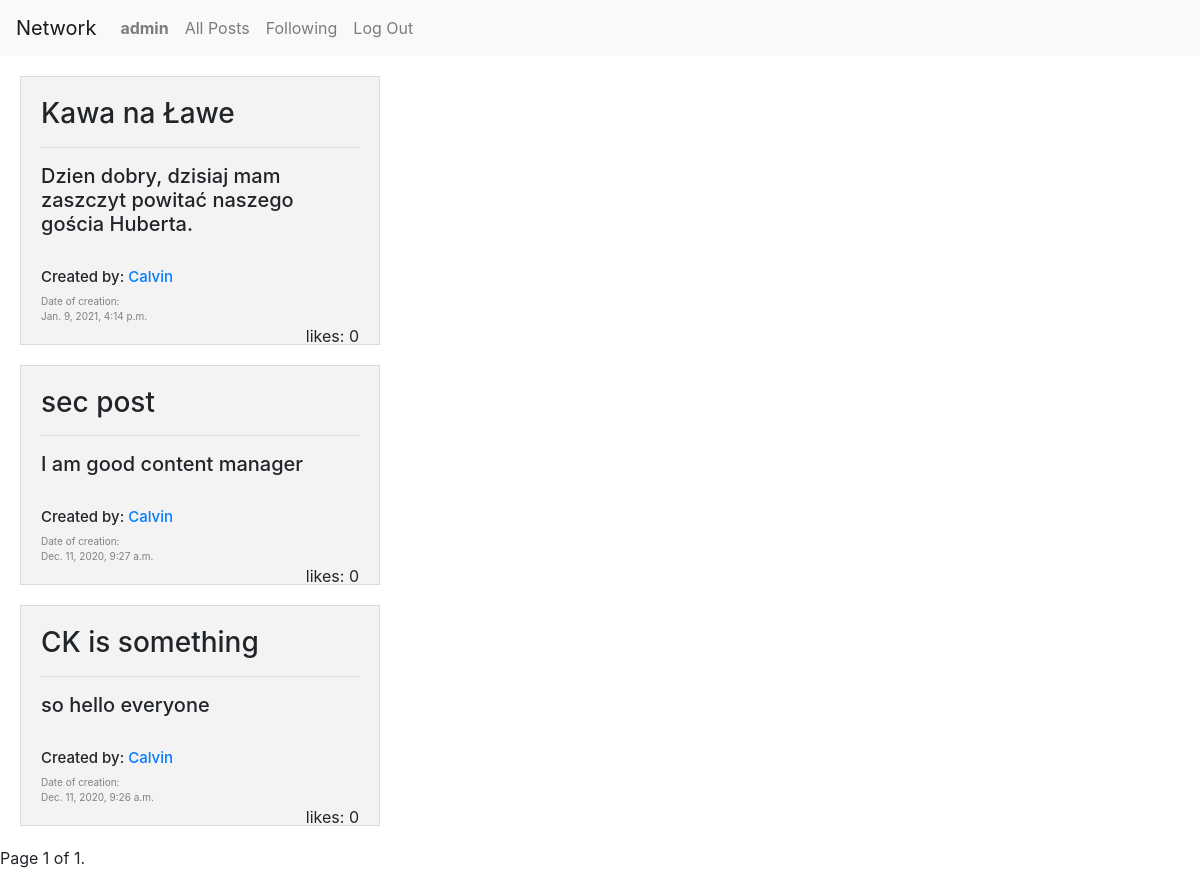
Page /following (signed in) on the earlier database version.
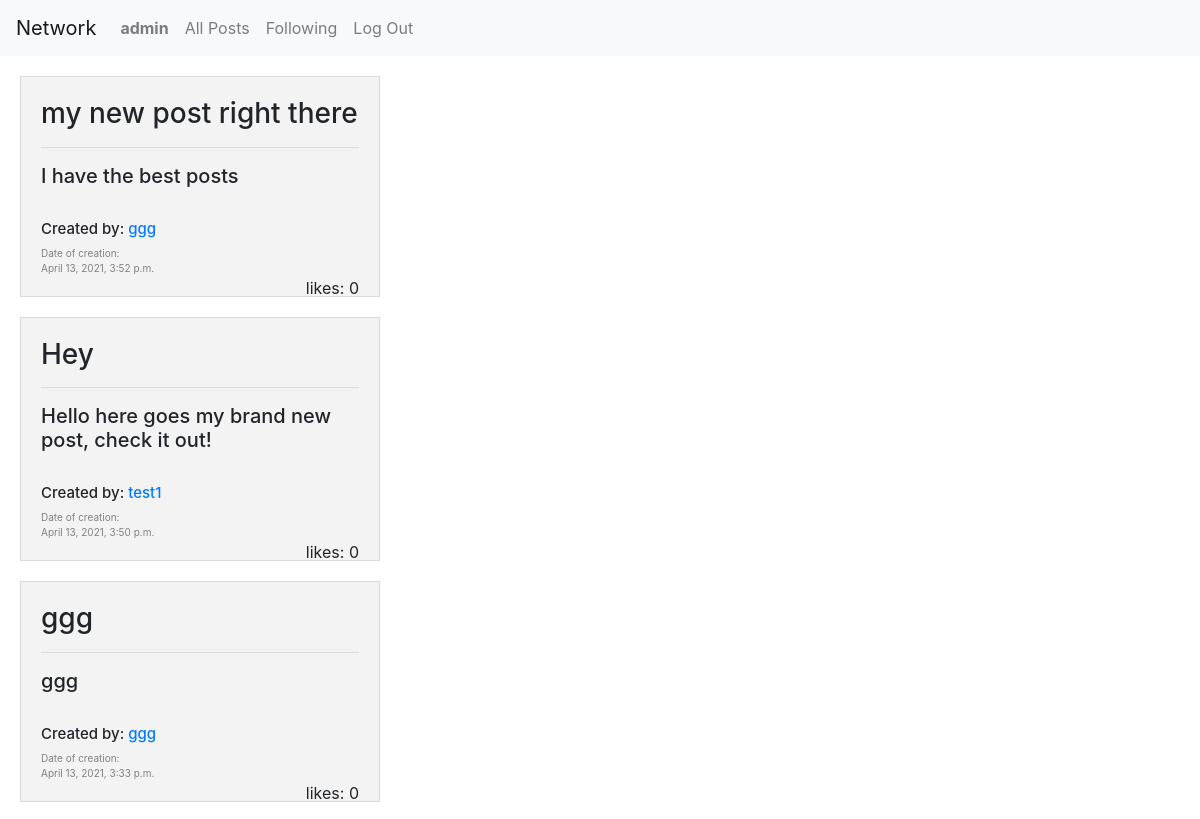
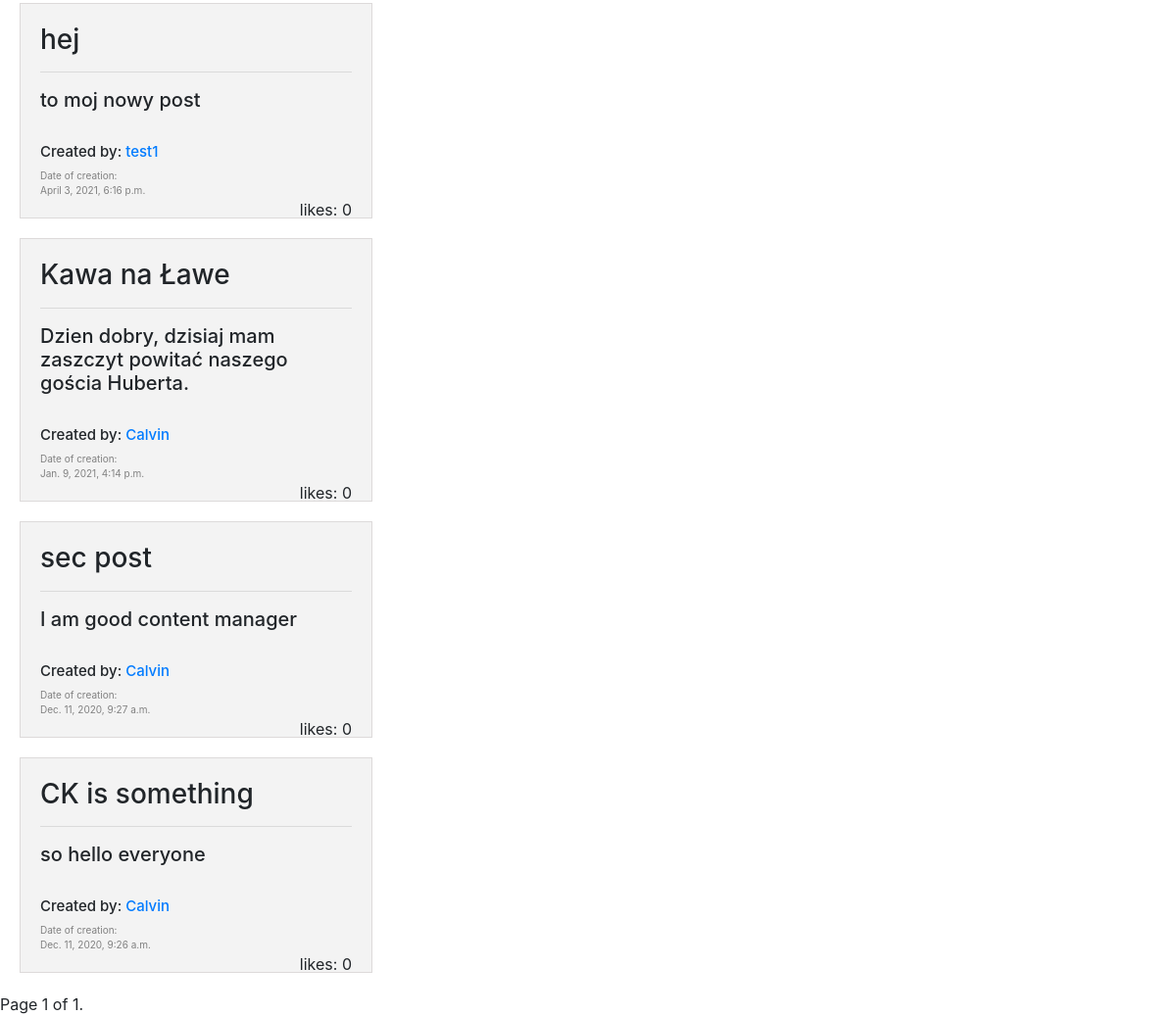
Same page on the later database version (2 pictures, top to bottom).
### network/models.py (models this page shows, shortened)
class Post(models.Model):
    title = models.CharField(max_length=64)
    text = models.TextField()
    likes = models.IntegerField()
    creation_date = models.DateTimeField()
    author = models.ForeignKey(User, on_delete=models.CASCADE, blank=True, related_name="author")

class User(AbstractUser):
    def __str__(self):
        return self.username

### network/views.py (the view)
# urls.py: path("following", views.following, name="following"),
def following(request):
    user = request.user
    following = Profile.objects.get(user = user).following.all()
    posts = []
    for f in following:
        author = User.objects.get(id = f.id)
        posts += Post.objects.filter( author = author).order_by("-creation_date").all()
    posts.sort(key=lambda r: r.creation_date, reverse=True)
    paginator = Paginator(posts, 10)
    page_number = request.GET.get('page')
    page_obj = paginator.get_page(page_number)
    return render(request, 'network/following.html', {'page_obj': page_obj})

### network/templates/network/following.html (shortened to what this page needs)
{% extends "network/layout.html" %}
{% load static %}
{% block new_post %}
{% for post in page_obj %}
<div class="post">
    <h3>{{post.title}}</h3>
    <hr>
    <h5>{{post.text}}</h5>
    <br>
    <div class="get-user">
        <h5 style="font-size: 15px;">Created by: <a href="{% url 'user' %}">{{post.author}}</a></h5>
    </div>
    <div class="date">
        Date of creation: <br>
        {{post.creation_date}}
    </div>
    <div class="likes">
        likes: {{post.likes}}
    </div>
</div>
{% endfor %}
<div class="pagination">
    <span class="step-links">
        <span class="current">
            Page {{ page_obj.number }} of {{ page_obj.paginator.num_pages }}.
        </span>
    </span>
</div>
{% endblock %}

Differences in the rows shown:
added Post: title "my new post right there", text "I have the best posts", author "ggg", creation_date "April 13, 2021, 3:52 p.m.", likes "0"
now on this page (row unchanged): Post: title "Hey", text "Hello here goes my brand new post, check it out!", author "test1", creation_date "April 13, 2021, 3:50 p.m.", likes "0"
now on this page (row unchanged): Post: title "ggg", text "ggg", author "ggg", creation_date "April 13, 2021, 3:33 p.m.", likes "0"
now on this page (row unchanged): Post: title "hej", text "to moj nowy post", author "test1", creation_date "April 3, 2021, 6:16 p.m.", likes "0"
